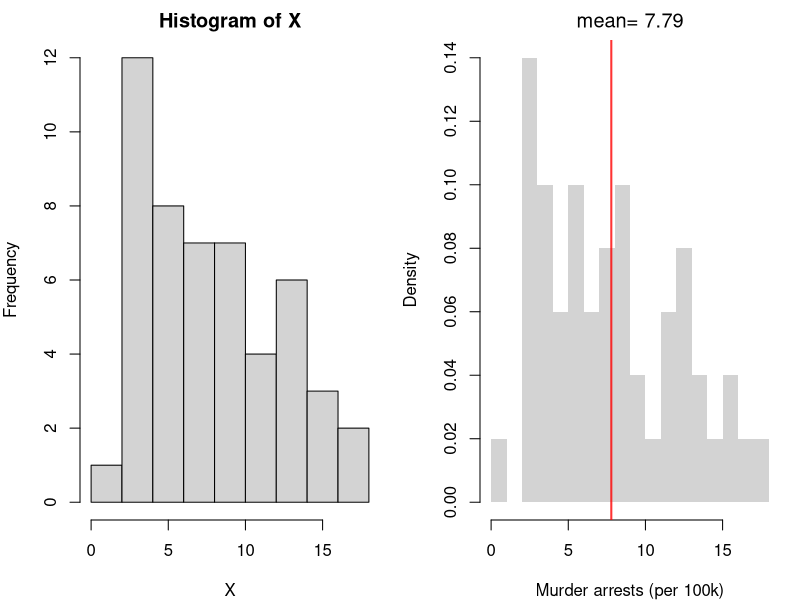
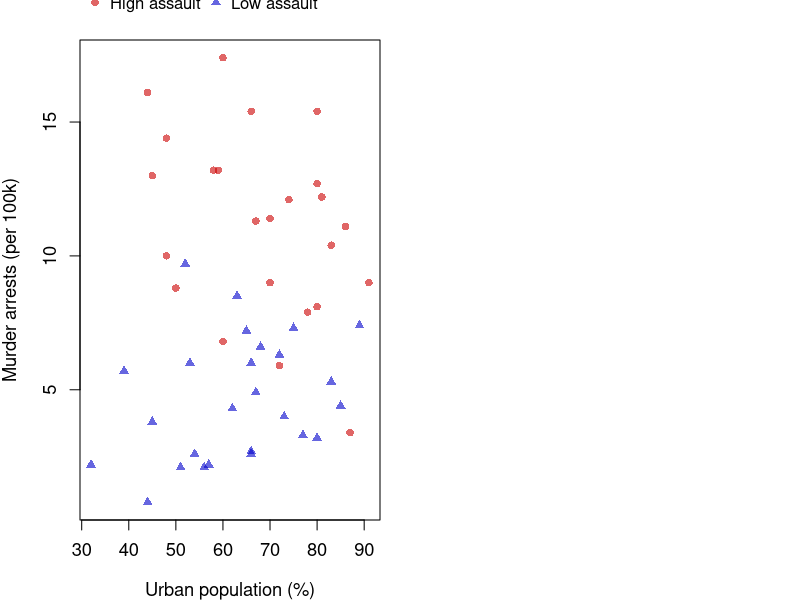

The R source for these figures, in order:
## ---- chunk 1
X <- USArrests[,'Murder']
par(mfrow=c(1,2), mar=c(4, 4, 2, 1))

# Default settings
hist(X)

# House style
hist(X, breaks=15, border=NA, freq=FALSE, main=NA,   # fewer bins, since n is only 50
    xlab='Murder arrests (per 100k)')
abline(v=mean(X), col=rgb(1, 0, 0, .8), lwd=2)
title(paste0('mean= ', round(mean(X), 2)), font.main=1)
## ---- chunk 2
#| fig-height: 4.5
#| fig-cap: "Murder arrests against urban population, split at the median assault rate."
#| fig-alt: "Scatterplot of murder arrests per 100,000 against percent urban population for 50 US states. High-assault states, shown as red circles, sit mostly above 8 murder arrests; low-assault states, shown as blue triangles, sit mostly below 8. Neither group trends clearly with urban population."
high <- USArrests[,'Assault'] > median(USArrests[,'Assault'])

plot(USArrests[,'Murder'] ~ USArrests[,'UrbanPop'],
    pch=ifelse(high, 16, 17),                                  # shape carries the group
    col=ifelse(high, rgb(.8, 0, 0, .6), rgb(0, 0, .8, .6)),    # color repeats it
    cex.lab=1.1, cex.axis=1.1,
    xlab='Urban population (%)', ylab='Murder arrests (per 100k)')
legend('topleft', inset=c(0, -.12), xpd=TRUE, horiz=TRUE, bty='n',   # in the margin above the plot
    legend=c('High assault', 'Low assault'),
    pch=c(16, 17), col=c(rgb(.8, 0, 0, .6), rgb(0, 0, .8, .6)))
